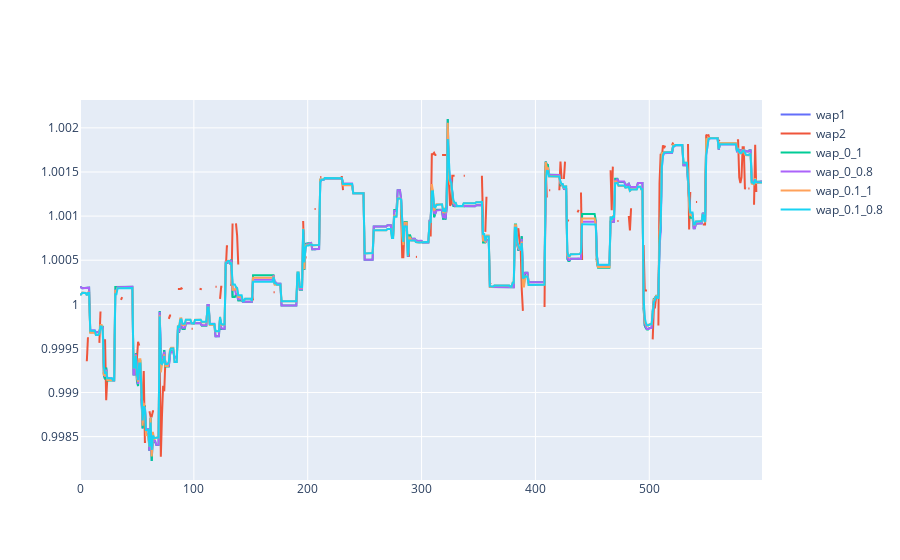

Write notebook code for a chart like this one.
### Code cell
import plotly.graph_objects as go
from engineer import wap_ewa

time_id = 2881
stock_id = 3

dfb = pd.read_parquet(load_source_data(stock_id, "book", "train"))
dft = pd.read_parquet(load_source_data(stock_id, "trade", "train"))

df_joined = pd.merge(dfb, dft, how="outer", on=["time_id", "seconds_in_bucket"])
dfj = pd.merge(
    pd.DataFrame({"seconds_in_bucket": [i for i in range(600)], "time_id": time_id}), 
    df_joined[df_joined['time_id'] == time_id], 
    how="left", 
    on=["seconds_in_bucket", "time_id"]
) 

dfj = wap_ewa(dfj, wap2_wt=0, ewa_alpha=1)
dfj = wap_ewa(dfj, wap2_wt=0, ewa_alpha=0.8)
dfj = wap_ewa(dfj, wap2_wt=0.1, ewa_alpha=1)
dfj = wap_ewa(dfj, wap2_wt=0.1, ewa_alpha=0.8)


fig = go.Figure()
fig.add_trace(go.Scatter(x=dfj["seconds_in_bucket"], y=dfj["wap1"], mode='lines', name='wap1'))
fig.add_trace(go.Scatter(x=dfj["seconds_in_bucket"], y=dfj["wap2"], mode='lines', name='wap2'))
fig.add_trace(go.Scatter(x=dfj["seconds_in_bucket"], y=dfj["wap_0_1"], mode='lines', name='wap_0_1'))
fig.add_trace(go.Scatter(x=dfj["seconds_in_bucket"], y=dfj["wap_0_0.8"], mode='lines', name='wap_0_0.8'))
fig.add_trace(go.Scatter(x=dfj["seconds_in_bucket"], y=dfj["wap_0.1_1"], mode='lines', name='wap_0.1_1'))
fig.add_trace(go.Scatter(x=dfj["seconds_in_bucket"], y=dfj["wap_0.1_0.8"], mode='lines', name='wap_0.1_0.8'))
fig.show()

### Figure 1 — Plotly figure (JSON) as saved in the notebook; plotly's stock layout.template omitted (floating-point values rounded to 4 significant figures; data arrays with more than 128 entries replaced by an {"elided": "..."} marker saying what was removed)
{"data": [{"mode": "lines", "name": "wap1", "type": "scatter", "x": {"elided": "600 int values"}, "y": {"elided": "600 float values"}}, {"mode": "lines", "name": "wap2", "type": "scatter", "x": {"elided": "600 int values"}, "y": {"elided": "600 float values"}}, {"mode": "lines", "name": "wap_0_1", "type": "scatter", "x": {"elided": "600 int values"}, "y": {"elided": "600 float values"}}, {"mode": "lines", "name": "wap_0_0.8", "type": "scatter", "x": {"elided": "600 int values"}, "y": {"elided": "600 float values"}}, {"mode": "lines", "name": "wap_0.1_1", "type": "scatter", "x": {"elided": "600 int values"}, "y": {"elided": "600 float values"}}, {"mode": "lines", "name": "wap_0.1_0.8", "type": "scatter", "x": {"elided": "600 int values"}, "y": {"elided": "600 float values"}}], "layout": {}}
